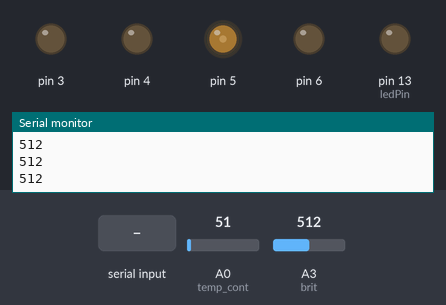
The sketch below on a simulated Arduino Uno, built with avr-gcc and run on an emulated ATmega328P. Parts: output pins drawn as LEDs (lit = HIGH), the last lines printed to the serial monitor. Inputs (shaded band) come from the test bench; at power-on: A3 (brit) = 512, A0 (temp_cont) = 51.

Above: at 1.2 s.
1.3 s: "a" received over Serial
At 2.4 s:
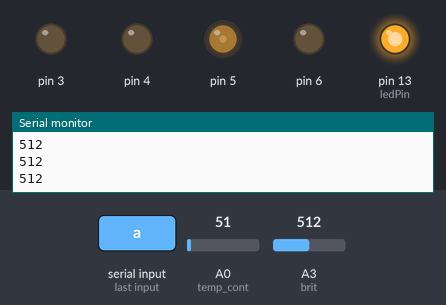
2.8 s: A3 (brit) set to 470
At 3.5 s:
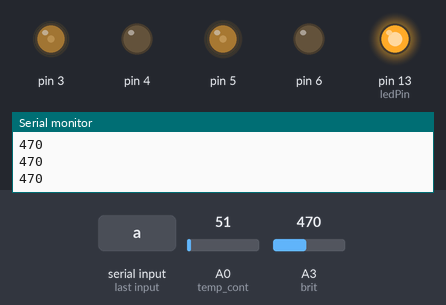
4.3 s: A0 (temp_cont) set to 61
At 5.3 s:
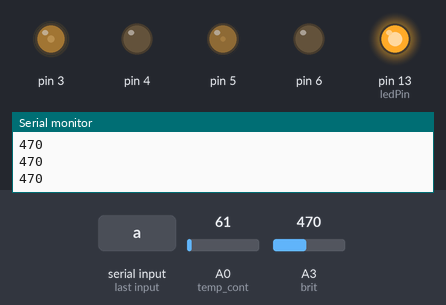
5.8 s: A3 (brit) set to 511
At 6.2 s:
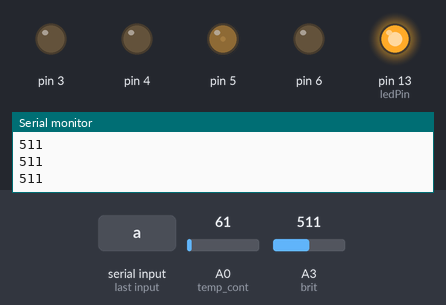
7.3 s: "b" received over Serial
At 8.1 s:
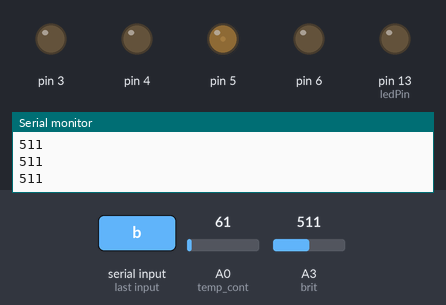
8.8 s: "c" received over Serial
At 9.2 s:
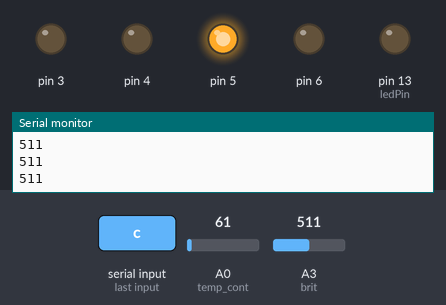
Timing chart, 0 to 11.3 s (numbered marks = the images above; inputs shaded):
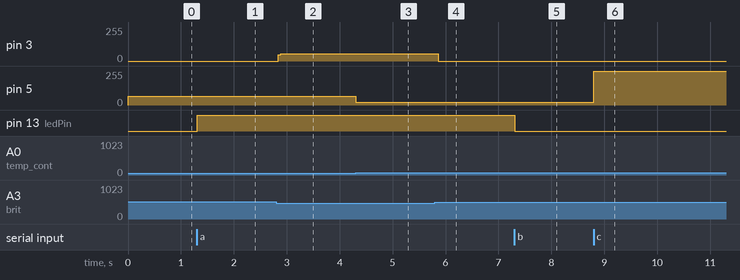

The sketch:

demo_1.ino
```cpp
int ledPin = 13;
int state = 0;
int flag = 0;
int v,brit=A3;
int temp_cont=A0;
float TEMP=0;
float spd=225;
int LMT1=5;
int LMT2=6;
void setup()
{
pinMode(ledPin, OUTPUT);
digitalWrite(ledPin, LOW);
pinMode(5, OUTPUT);
pinMode(6, OUTPUT);
digitalWrite(ledPin, LOW);
digitalWrite(5, LOW);
digitalWrite(6, LOW);
Serial.begin(9600);
 pinMode(temp_cont,INPUT);
 pinMode(5,OUTPUT);
 pinMode(6,OUTPUT);
 analogWrite(6,0);
 pinMode(brit,INPUT);
  pinMode(3,OUTPUT);
  pinMode(4,OUTPUT);
  digitalWrite(4,LOW);
}
void loop()
{
  {

  v=analogRead(brit);
  Serial.println(v);
  int x=map(v,0,1023,0,255);
  if(x>20)
  {
    analogWrite(3,55);
  }

  if(x>120)
  {
    digitalWrite(3,LOW);
  }

  if(x<20)
  {
    analogWrite(3,255);
  }
  }
  {
    TEMP = analogRead(temp_cont);
  spd = map(TEMP, 60, 72, 0, 255);
  analogWrite(5,spd);
  }
  {
    if(Serial.available() > 0)
{
state = Serial.read();
flag=0;
}
if (state == 'a')
{
digitalWrite(ledPin,HIGH);
if(flag == 0)
{
Serial.println("LED: on");
flag = 1;
}
}
else if (state == 'b')
{
digitalWrite(ledPin,LOW);
if(flag == 0)
{
Serial.println("LED: off");
flag = 1;
}
}
else if (state == 'c')
{
digitalWrite(5,HIGH);
digitalWrite(6,LOW);
if(flag == 0)
{
Serial.println("FAN: on");
flag = 1;
}
}
else if (state == 'd')
{
digitalWrite(5,LOW);
digitalWrite(6,LOW);
if(flag == 0)
{
Serial.println("FAN: off");
flag = 1;
}
}
  }
  }
```

Measured:
- the behaviour switches between 486 and 485 on A3 (brit) (found by bisection; images 1 and 2)
- after the input at 1.3 s, pin 13 (ledPin): LOW → HIGH at once
- after the input at 2.8 s, pin 3: 0/255 → 55/255 at once
- after the input at 4.3 s, pin 5: 65/255 → 21/255 at once
- after the input at 5.8 s, pin 3: 55/255 → 0/255 after 0.06 s
- after the input at 7.3 s, pin 13 (ledPin): HIGH → LOW at once
- after the input at 8.8 s, pin 5: 21/255 → 255/255 at once
